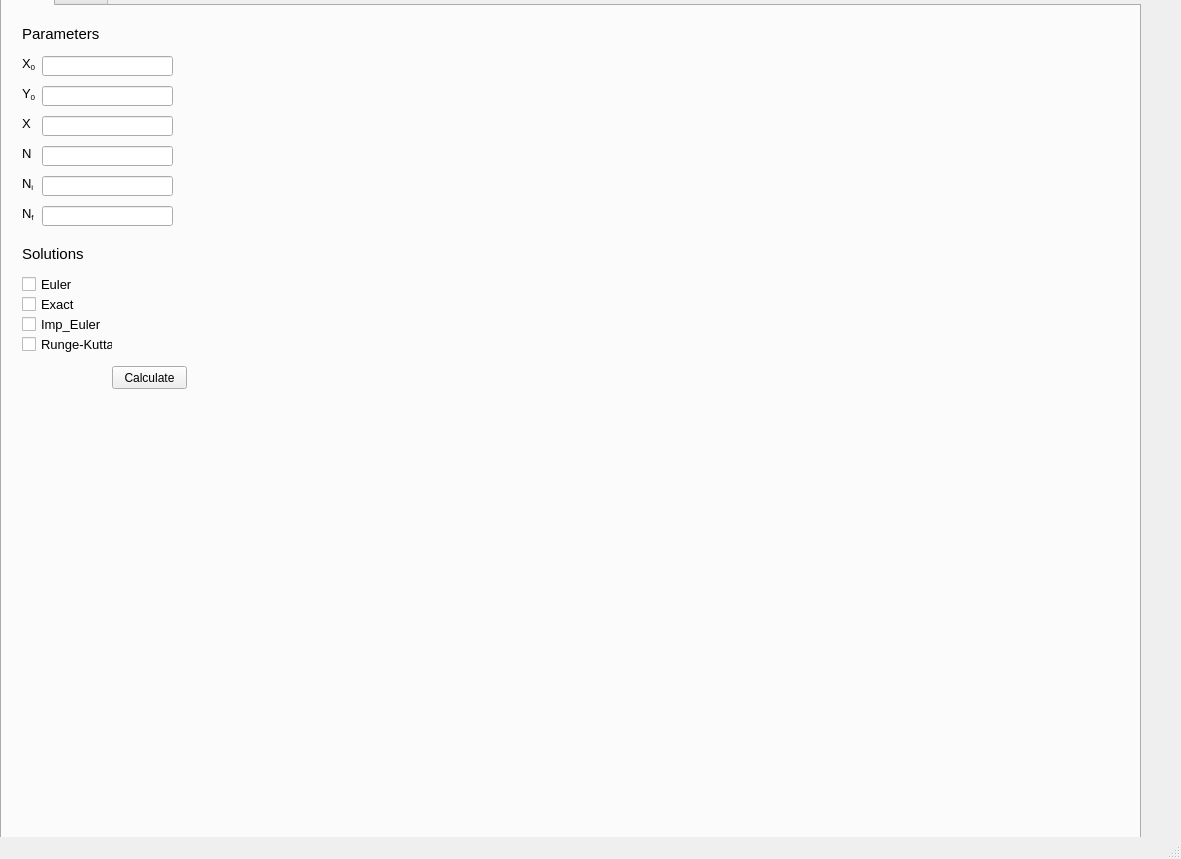
<?xml version="1.0" encoding="UTF-8"?>
<ui version="4.0">
 <class>MainWindow</class>
 <widget class="QMainWindow" name="MainWindow">
  <property name="geometry">
   <rect>
    <x>0</x>
    <y>0</y>
    <width>1181</width>
    <height>859</height>
   </rect>
  </property>
  <property name="windowTitle">
   <string>MainWindow</string>
  </property>
  <widget class="QWidget" name="centralwidget">
   <widget class="QTabWidget" name="tabWidget">
    <property name="geometry">
     <rect>
      <x>0</x>
      <y>-20</y>
      <width>1141</width>
      <height>861</height>
     </rect>
    </property>
    <property name="currentIndex">
     <number>0</number>
    </property>
    <widget class="QWidget" name="tab">
     <attribute name="title">
      <string>Tab 1</string>
     </attribute>
     <widget class="QPushButton" name="calculate">
      <property name="geometry">
       <rect>
        <x>110</x>
        <y>360</y>
        <width>75</width>
        <height>23</height>
       </rect>
      </property>
      <property name="text">
       <string>Calculate</string>
      </property>
     </widget>
     <widget class="QLabel" name="N_i">
      <property name="geometry">
       <rect>
        <x>20</x>
        <y>170</y>
        <width>16</width>
        <height>16</height>
       </rect>
      </property>
      <property name="font">
       <font>
        <pointsize>10</pointsize>
       </font>
      </property>
      <property name="text">
       <string>N&lt;sub&gt;i&lt;/sub&gt;</string>
      </property>
     </widget>
     <widget class="QLabel" name="X_4">
      <property name="geometry">
       <rect>
        <x>20</x>
        <y>200</y>
        <width>16</width>
        <height>16</height>
       </rect>
      </property>
      <property name="font">
       <font>
        <pointsize>10</pointsize>
       </font>
      </property>
      <property name="text">
       <string>N&lt;sub&gt;f&lt;/sub&gt;</string>
      </property>
     </widget>
     <widget class="QLabel" name="Parameters">
      <property name="geometry">
       <rect>
        <x>20</x>
        <y>20</y>
        <width>141</width>
        <height>16</height>
       </rect>
      </property>
      <property name="font">
       <font>
        <pointsize>11</pointsize>
       </font>
      </property>
      <property name="text">
       <string>Parameters</string>
      </property>
     </widget>
     <widget class="QCheckBox" name="CB_Exact">
      <property name="geometry">
       <rect>
        <x>20</x>
        <y>290</y>
        <width>91</width>
        <height>17</height>
       </rect>
      </property>
      <property name="font">
       <font>
        <pointsize>10</pointsize>
       </font>
      </property>
      <property name="text">
       <string>Exact</string>
      </property>
     </widget>
     <widget class="QLineEdit" name="lE_N_i">
      <property name="geometry">
       <rect>
        <x>40</x>
        <y>170</y>
        <width>131</width>
        <height>20</height>
       </rect>
      </property>
     </widget>
     <widget class="QLabel" name="Solutions">
      <property name="geometry">
       <rect>
        <x>20</x>
        <y>240</y>
        <width>141</width>
        <height>16</height>
       </rect>
      </property>
      <property name="font">
       <font>
        <pointsize>11</pointsize>
       </font>
      </property>
      <property name="text">
       <string>Solutions</string>
      </property>
     </widget>
     <widget class="QLineEdit" name="lE_Y_0">
      <property name="geometry">
       <rect>
        <x>40</x>
        <y>80</y>
        <width>131</width>
        <height>20</height>
       </rect>
      </property>
     </widget>
     <widget class="QLabel" name="N">
      <property name="geometry">
       <rect>
        <x>20</x>
        <y>140</y>
        <width>16</width>
        <height>16</height>
       </rect>
      </property>
      <property name="font">
       <font>
        <pointsize>10</pointsize>
       </font>
      </property>
      <property name="text">
       <string>&lt;html&gt;&lt;head/&gt;&lt;body&gt;&lt;p&gt;N&lt;/p&gt;&lt;/body&gt;&lt;/html&gt;</string>
      </property>
     </widget>
     <widget class="QLineEdit" name="lE_N_f">
      <property name="geometry">
       <rect>
        <x>40</x>
        <y>200</y>
        <width>131</width>
        <height>20</height>
       </rect>
      </property>
     </widget>
     <widget class="QLineEdit" name="lE_X_0">
      <property name="geometry">
       <rect>
        <x>40</x>
        <y>50</y>
        <width>131</width>
        <height>20</height>
       </rect>
      </property>
     </widget>
     <widget class="QCheckBox" name="CB_I_Euler">
      <property name="geometry">
       <rect>
        <x>20</x>
        <y>310</y>
        <width>81</width>
        <height>17</height>
       </rect>
      </property>
      <property name="font">
       <font>
        <pointsize>10</pointsize>
       </font>
      </property>
      <property name="text">
       <string>Imp_Euler</string>
      </property>
     </widget>
     <widget class="QLabel" name="Y_0">
      <property name="geometry">
       <rect>
        <x>20</x>
        <y>80</y>
        <width>21</width>
        <height>16</height>
       </rect>
      </property>
      <property name="font">
       <font>
        <pointsize>10</pointsize>
       </font>
      </property>
      <property name="text">
       <string>Y&lt;sub&gt;0&lt;/sub&gt;</string>
      </property>
     </widget>
     <widget class="QCheckBox" name="CB_Euler">
      <property name="geometry">
       <rect>
        <x>20</x>
        <y>270</y>
        <width>70</width>
        <height>17</height>
       </rect>
      </property>
      <property name="font">
       <font>
        <pointsize>10</pointsize>
       </font>
      </property>
      <property name="text">
       <string>Euler</string>
      </property>
     </widget>
     <widget class="QLabel" name="X_0">
      <property name="geometry">
       <rect>
        <x>20</x>
        <y>50</y>
        <width>21</width>
        <height>16</height>
       </rect>
      </property>
      <property name="font">
       <font>
        <pointsize>10</pointsize>
       </font>
      </property>
      <property name="text">
       <string>X&lt;sub&gt;0&lt;/sub&gt;</string>
      </property>
     </widget>
     <widget class="QLineEdit" name="lE_N">
      <property name="geometry">
       <rect>
        <x>40</x>
        <y>140</y>
        <width>131</width>
        <height>20</height>
       </rect>
      </property>
     </widget>
     <widget class="QCheckBox" name="CB_Runge_Kutta">
      <property name="geometry">
       <rect>
        <x>20</x>
        <y>330</y>
        <width>91</width>
        <height>17</height>
       </rect>
      </property>
      <property name="font">
       <font>
        <pointsize>10</pointsize>
       </font>
      </property>
      <property name="text">
       <string>Runge-Kutta</string>
      </property>
     </widget>
     <widget class="QLabel" name="X">
      <property name="geometry">
       <rect>
        <x>20</x>
        <y>110</y>
        <width>21</width>
        <height>16</height>
       </rect>
      </property>
      <property name="font">
       <font>
        <pointsize>10</pointsize>
       </font>
      </property>
      <property name="text">
       <string>&lt;html&gt;&lt;head/&gt;&lt;body&gt;&lt;p&gt;X&lt;/p&gt;&lt;/body&gt;&lt;/html&gt;</string>
      </property>
     </widget>
     <widget class="QLineEdit" name="lE_X">
      <property name="geometry">
       <rect>
        <x>40</x>
        <y>110</y>
        <width>131</width>
        <height>20</height>
       </rect>
      </property>
     </widget>
     <widget class="PlotWidget" name="widget" native="true">
      <property name="geometry">
       <rect>
        <x>340</x>
        <y>20</y>
        <width>671</width>
        <height>361</height>
       </rect>
      </property>
     </widget>
    </widget>
    <widget class="QWidget" name="tab_2">
     <attribute name="title">
      <string>Tab 2</string>
     </attribute>
    </widget>
   </widget>
  </widget>
  <widget class="QMenuBar" name="menubar">
   <property name="geometry">
    <rect>
     <x>0</x>
     <y>0</y>
     <width>1181</width>
     <height>21</height>
    </rect>
   </property>
  </widget>
  <widget class="QStatusBar" name="statusbar"/>
 </widget>
 <customwidgets>
  <customwidget>
   <class>PlotWidget</class>
   <extends>QWidget</extends>
   <header>pyqtgraph</header>
   <container>1</container>
  </customwidget>
 </customwidgets>
 <resources/>
 <connections/>
</ui>
